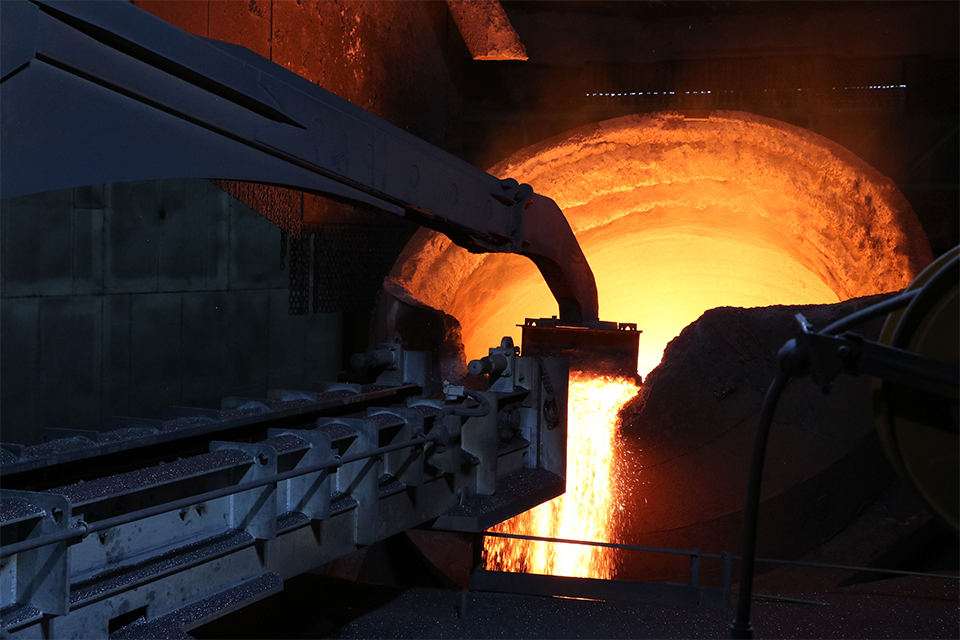
#> input picture 참고) 유용한 웹크롤링 코드 모음/sample.jpg, 960 x 640 px
$ jupyter execute 'computer vision.ipynb'
#> lines starting #> are read from the running program, lines starting #| are printed output that depends on the picture
[cell 1]
#opencv package load
#if you don't have opencv package, you can install opencv package using 'pip install opencv-python'
import cv2

src = cv2.imread("sample.jpg") #load sample.jpg image, and convert to array
#> src is the input picture: shape (640, 960, 3); mean B, G, R 34.7, 42.5, 58.7
src_hsv = cv2.cvtColor(src, cv2.COLOR_BGR2HSV)  #BGR to HSV color space convert
#> src_hsv: shape (640, 960, 3); mean H, S, V 66.1, 126.9, 66.7

def on_trackbar(pos): #don't care this function, just
    pass

cv2.imshow("src", src) #create src window to preview
cv2.namedWindow("dst")  #create dst window to preview

cv2.createTrackbar("H_min", "dst", 50, 179, on_trackbar) #create H_min trackbar, initial value is 50, max value is 179
cv2.createTrackbar("H_max", "dst", 80, 179, on_trackbar) #create H_max trackbar, initial value is 80, max value is 179

#loop for trackbar
while True:
    hmin = cv2.getTrackbarPos("H_min", "dst")
    hmax = cv2.getTrackbarPos("H_max", "dst")
    dst = cv2.inRange(src_hsv, (hmin, 0, 0), (hmax, 255, 255))
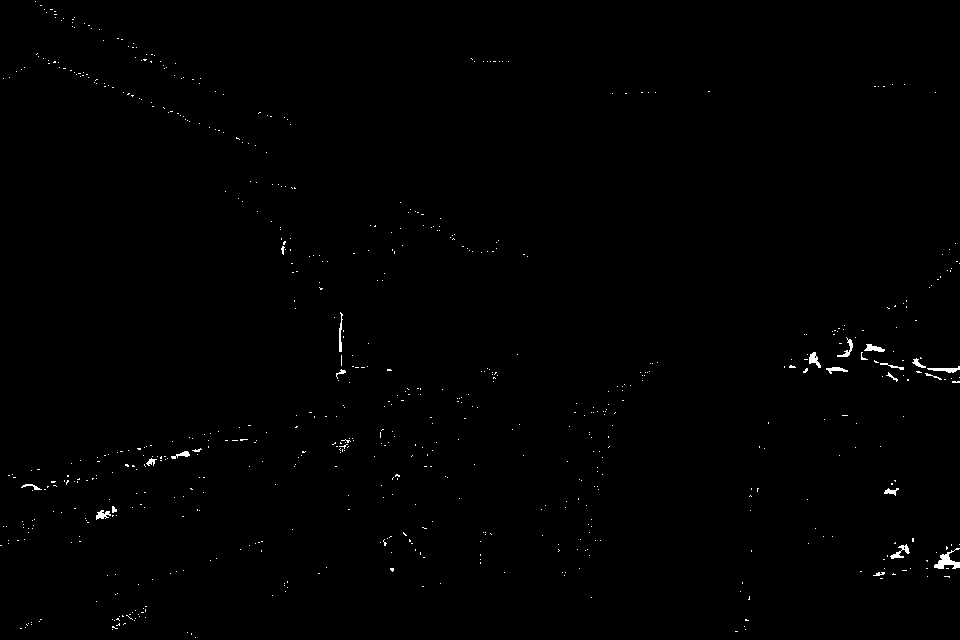
#> dst: shape (640, 960); 0.45% white in thin lines or dots
    dst = cv2.cvtColor(dst, cv2.COLOR_GRAY2BGR)
#> dst: shape (640, 960, 3); 0.45% white in thin lines or dots
    dst = cv2.subtract(src, ~dst)
    cv2.imshow("dst", dst)
    if cv2.waitKey(1) == 27:
#> (key Esc is pressed here)
        break
cv2.destroyAllWindows()
